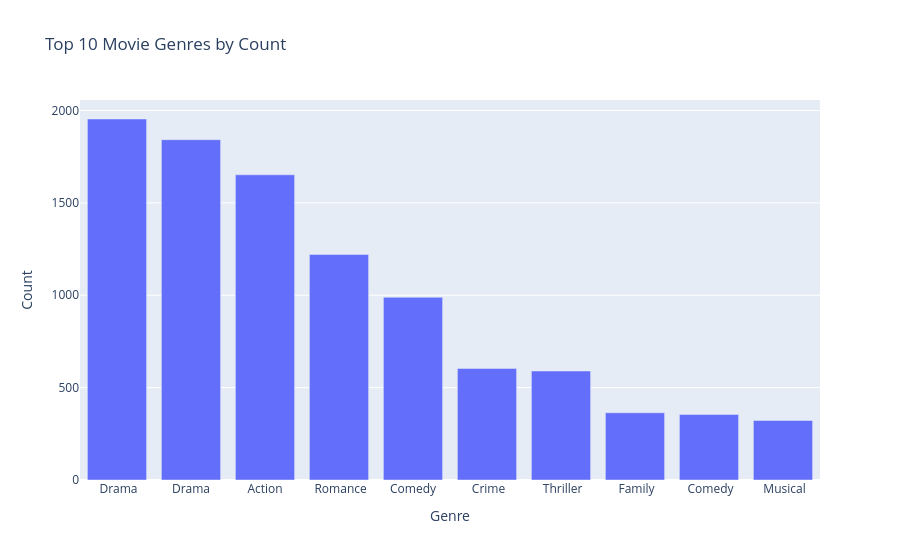

Notebook code cell kept with this figure:
### Code cell
top_genres = df_data['Genre'].value_counts().head(10).reset_index()
top_genres.columns = ['Genre', 'Count']  # Rename the columns

import plotly.express as px

fig = px.bar(top_genres, x='Genre', y='Count',
             title='Top 10 Movie Genres by Count')
fig.show()

### Figure 1 — Plotly figure (JSON) as saved in the notebook; plotly's stock layout.template omitted (floating-point values rounded to 4 significant figures)
{"data": [{"alignmentgroup": "True", "hovertemplate": "Genre=%{x}<br>Count=%{y}<extra></extra>", "legendgroup": "", "marker": {"color": "#636efa", "pattern": {"shape": ""}}, "name": "", "offsetgroup": "", "orientation": "v", "showlegend": false, "textposition": "auto", "type": "bar", "x": [" Drama", "Drama", "Action", " Romance", "Comedy", " Crime", " Thriller", " Family", " Comedy", " Musical"], "xaxis": "x", "y": [1954, 1842, 1652, 1221, 989, 604, 590, 364, 355, 322], "yaxis": "y"}], "layout": {"barmode": "relative", "legend": {"tracegroupgap": 0}, "title": {"text": "Top 10 Movie Genres by Count"}, "xaxis": {"anchor": "y", "domain": [0, 1], "title": {"text": "Genre"}}, "yaxis": {"anchor": "x", "domain": [0, 1], "title": {"text": "Count"}}}}
